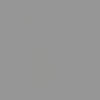
Frame 1 (no input)
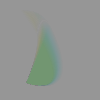
Frame 60 (the mouse pressed at the canvas centre just before this capture)
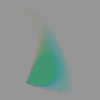
Frame 120 (the mouse held since frame 60 and released just before this capture)

The Processing sketch that drew these frames (run headless with seeded random() and noise(); from frame 60 on, the mouse is pressed at the canvas centre):

// Processing sketch: processing_78132
// ── processing_78132.pde

/*
code tweaked from textbook, pg 199, pg 77
*/

float beginX = 20.0; //initial  x coord
float beginY = 10.0; //inital y coord
float endX = 70.0;  //final x coord
float endY = 80.0;//final y coord
float distX; //x-axis distance to move
float distY;//y-axis dist to move
float exponent = 3.0; //determines the curve
float x = 0.0; //current x coord
float y = 0.0;// current y coord
float step = 0.01; // size of each step along the path
float pct = 0.0; //percent traveled 
int direction = 1;
void setup(){
 colorMode(HSB);
background(150,5);
smooth();
noStroke();
distX = endX - beginX;
distY = endY - beginY;
}
void draw(){

    fill(x+50,100,100,2);
  pct +=step*direction;
  if ((pct >1.0) || (pct<0.0)){
    direction=direction*-1;}
    if(direction==1){
    x=beginX+(pct*distX);
    float e=pow(pct,exponent);
    y=beginY+(e*distY);}
    else {
    x=beginX+(pct*distX);
  float e=pow(1.0-pct,exponent*2);
y=beginY+(e*-distY)+distY;}

beginShape();
vertex(x,y);
bezierVertex(x,y,54,17,26,83);
bezierVertex(26,83,90,107,x,y);
endShape();
/*ellipse(x,y,20,20);*/

}
